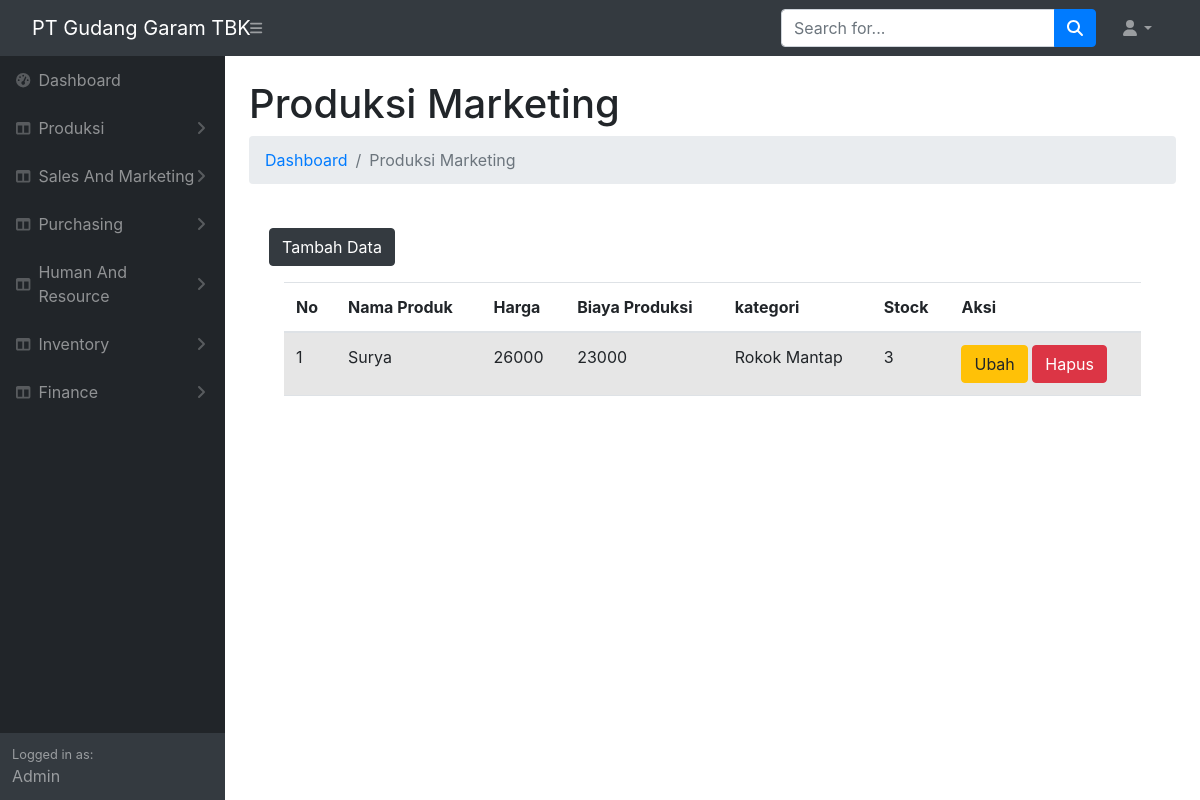
Screenshot of /produksi/produksi_marketing.php with the database file from the repository.
### tables this page shows
CREATE TABLE `produksi_marketing` (
  `id_produk` int(20) NOT NULL,
  `nama_produk` varchar(100) NOT NULL,
  `harga_price` int(30) NOT NULL,
  `biaya_produksi` int(30) NOT NULL,
  `category` varchar(15) NOT NULL,
  `description` text NOT NULL,
  `stock` int(50) NOT NULL,
  `tag` varchar(35) NOT NULL
);

### produksi/produksi_marketing.php (the view, shortened to what this page needs)
<!DOCTYPE html>
<html lang="en">
    <head>
        <link rel="stylesheet" type="text/css" media="screen" href="https://cdn.datatables.net/1.13.1/css/jquery.dataTables.min.css">
    <link rel="stylesheet" type="text/css" media="screen" href="https://cdnjs.cloudflare.com/ajax/libs/twitter-bootstrap/5.2.0/css/bootstrap.min.css">
    <link rel="stylesheet" type="text/css" media="screen" href="https://cdn.datatables.net/1.13.1/css/dataTables.bootstrap5.min.css">
        <link href="https://cdn.jsdelivr.net/npm/simple-datatables@7.1.2/dist/style.min.css" rel="stylesheet" />
        <link href="css/styles.css" rel="stylesheet" />
    </head>
    <body class="sb-nav-fixed">
        <nav class="sb-topnav navbar navbar-expand navbar-dark bg-dark">
            <a class="navbar-brand ps-3" href="index.html">PT Gudang Garam TBK</a>
            <button class="btn btn-link btn-sm order-1 order-lg-0 me-4 me-lg-0" id="sidebarToggle" href="#!"><i class="fas fa-bars"></i></button>
            <form class="d-none d-md-inline-block form-inline ms-auto me-0 me-md-3 my-2 my-md-0">
                <div class="input-group">
                    <input class="form-control" type="text" placeholder="Search for..." aria-label="Search for..." aria-describedby="btnNavbarSearch" />
                    <button class="btn btn-primary" id="btnNavbarSearch" type="button"><i class="fas fa-search"></i></button>
                </div>
            </form>
            <ul class="navbar-nav ms-auto ms-md-0 me-3 me-lg-4">
                <li class="nav-item dropdown">
                    <a class="nav-link dropdown-toggle" id="navbarDropdown" href="#" role="button" data-bs-toggle="dropdown" aria-expanded="false"><i class="fas fa-user fa-fw"></i></a>
                </li>
            </ul>
        </nav>
        <div id="layoutSidenav">
            <div id="layoutSidenav_nav">
                <nav class="sb-sidenav accordion sb-sidenav-dark" id="sidenavAccordion">
                    <div class="sb-sidenav-menu">
                        <div class="nav">
                        <a class="nav-link" href="index.php">
                                <div class="sb-nav-link-icon"><i class="fas fa-tachometer-alt"></i></div>
                                Dashboard
                            </a>
                            <a class="nav-link collapsed" href="#" data-bs-toggle="collapse" data-bs-target="#collapseLayouts" aria-expanded="false" aria-controls="collapseLayouts">
                                <div class="sb-nav-link-icon"><i class="fas fa-columns"></i></div>
                                Produksi
                                <div class="sb-sidenav-collapse-arrow"><i class="fas fa-angle-down"></i></div>
                            </a>
                            <a class="nav-link collapsed" href="#" data-bs-toggle="collapse" data-bs-target="#collapseLayouts" aria-expanded="false" aria-controls="collapseLayouts">
                                <div class="sb-nav-link-icon"><i class="fas fa-columns"></i></div>
                                Sales And Marketing
                                <div class="sb-sidenav-collapse-arrow"><i class="fas fa-angle-down"></i></div>
                            </a>
                        <a class="nav-link collapsed" href="#" data-bs-toggle="collapse" data-bs-target="#collapseLayouts" aria-expanded="false" aria-controls="collapseLayouts">
                            <div class="sb-nav-link-icon"><i class="fas fa-columns"></i></div>
                            Purchasing
                            <div class="sb-sidenav-collapse-arrow"><i class="fas fa-angle-down"></i></div>
                        </a>
                        <a class="nav-link collapsed" href="#" data-bs-toggle="collapse" data-bs-target="#collapseLayouts" aria-expanded="false" aria-controls="collapseLayouts">
                        <div class="sb-nav-link-icon"><i class="fas fa-columns"></i></div>
                            Human And Resource
                            <div class="sb-sidenav-collapse-arrow"><i class="fas fa-angle-down"></i></div>
                            </a>
                        <a class="nav-link collapsed" href="#" data-bs-toggle="collapse" data-bs-target="#collapseLayouts" aria-expanded="false" aria-controls="collapseLayouts">
                            <div class="sb-nav-link-icon"><i class="fas fa-columns"></i></div>
                                Inventory
                                <div class="sb-sidenav-collapse-arrow"><i class="fas fa-angle-down"></i></div>
                                </a>
                        <a class="nav-link collapsed" href="#" data-bs-toggle="collapse" data-bs-target="#collapseLayouts" aria-expanded="false" aria-controls="collapseLayouts">
                            <div class="sb-nav-link-icon"><i class="fas fa-columns"></i></div>
                            Finance
                            <div class="sb-sidenav-collapse-arrow"><i class="fas fa-angle-down"></i></div>
                        </a>
                        <!DOCTYPE html>
                        <html lang="en">
                        <head>
                            <link href="https://stackpath.bootstrapcdn.com/bootstrap/4.5.2/css/bootstrap.min.css" rel="stylesheet">
                        </head>
                        <body>
                        </body>
                        </html>
                        </div>
                    </div>
                    <div class="sb-sidenav-footer">
                        <div class="small">Logged in as:</div>
                        Admin
                    </div>
                </nav>
            </div>
            <div id="layoutSidenav_content">
            <main>
                    <div class="container-fluid px-4">
                        <h1 class="mt-4">Produksi Marketing</h1>
                        <ol class="breadcrumb mb-4">
                            <li class="breadcrumb-item"><a href="index.html">Dashboard</a></li>
                            <li class="breadcrumb-item active">Produksi Marketing</li>
                        </ol>
            <div class="card-body">
                <button type="button" class="btn btn-dark mb-3" data-bs-toggle="modal" data-bs-target="#modaldaftar">
                    Tambah Data
                </button>
                <div class="container">
    <table id="export" class="table table-striped" style="width:100%">
        <thead>
            <tr>
                <th>No</th>
                <th>Nama Produk</th>
                <th>Harga</th>
                <th>Biaya Produksi</th>
                <th>kategori</th>
                <th>Stock</th>
                <th>Aksi</th>
            </tr>
        </thead>
        <tbody>
            <?php
            include "koneksi/koneksi.php";
            $no = 1;
            $tampil = mysqli_query($koneksi, "SELECT * FROM produksi_marketing ORDER BY id_produk DESC");
            while ($data = mysqli_fetch_array($tampil)) {
                echo "<tr>
                <td>".$no."</td>
                <td>".$data['nama_produk']."</td>
                <td>".$data['harga_price']."</td>
                <td>".$data['biaya_produksi']."</td>
                <td>".$data['category']."</td>
                <td>".$data['stock']."</td>
                <td>
                    <a href='#' class='btn btn-warning' data-bs-toggle='modal' data-bs-target='#modalubah".$no."'>Ubah</a>
                    <a href='#' class='btn btn-danger' data-bs-toggle='modal' data-bs-target='#modalhapus".$no."'>Hapus</a>
                </td>
                </tr>";
                $no++;
            }
            ?>
        </tbody>
    </table>
</div>
            </div>
        </div>
    </div>
  </body>
</html>

### rows the page displays
produksi_marketing: nama_produk "Surya", harga_price "26000", biaya_produksi "23000", category "Rokok Mantap", stock "3"
